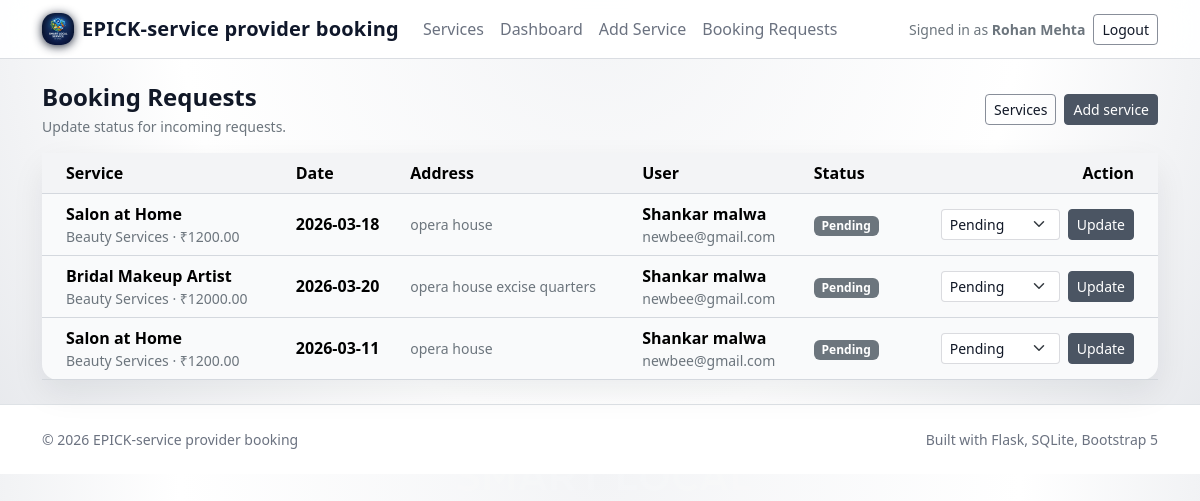
The page /provider/bookings (signed in) on the database its author committed.
### tables this page shows
CREATE TABLE users (
    id INTEGER PRIMARY KEY AUTOINCREMENT,
    name TEXT NOT NULL,
    email TEXT NOT NULL UNIQUE,
    password TEXT NOT NULL,
    role TEXT NOT NULL CHECK(role IN ('user', 'provider', 'admin'))
);

CREATE TABLE bookings (
    id INTEGER PRIMARY KEY AUTOINCREMENT,
    user_id INTEGER NOT NULL,
    service_id INTEGER NOT NULL,
    booking_date TEXT NOT NULL,
    address TEXT NOT NULL,
    status TEXT NOT NULL CHECK(status IN ('Pending', 'Accepted', 'Completed', 'Rejected')) DEFAULT 'Pending',
    FOREIGN KEY (user_id) REFERENCES users(id) ON DELETE CASCADE,
    FOREIGN KEY (service_id) REFERENCES services(id) ON DELETE CASCADE
);

CREATE TABLE services (
    id INTEGER PRIMARY KEY AUTOINCREMENT,
    provider_id INTEGER NOT NULL,
    service_type TEXT NOT NULL,
    category TEXT NOT NULL,
    price REAL NOT NULL CHECK(price >= 0),
    description TEXT NOT NULL,
    FOREIGN KEY (provider_id) REFERENCES users(id) ON DELETE CASCADE
);

### app.py (the view)
@app.route("/provider/bookings")
@role_required("provider")
def provider_bookings():
    rows = db_query(
        """
        SELECT
            b.id,
            b.booking_date,
            b.address,
            b.status,
            s.service_type,
            s.category,
            s.price,
            u.name AS user_name,
            u.email AS user_email
        FROM bookings b
        JOIN services s ON s.id = b.service_id
        JOIN users u ON u.id = b.user_id
        WHERE s.provider_id = ?
        ORDER BY b.id DESC
        """,
        (session["user_id"],),
    )
    return render_template("bookings.html", mode="provider", bookings=rows)

### app.py (called while the page is built)
def get_db() -> sqlite3.Connection:
    if "db" not in g:
        conn = sqlite3.connect(DB_PATH)
        conn.row_factory = sqlite3.Row  # Access columns like dict keys
        g.db = conn
    return g.db

def db_query(sql: str, params: tuple = (), one: bool = False):
    cur = get_db().execute(sql, params)
    rows = cur.fetchall()
    cur.close()
    return rows[0] if one and rows else rows

def current_user() -> Optional[Dict[str, Any]]:
    if "current_user" in g:
        return g.current_user
    user_id = session.get("user_id")
    if not user_id:
        g.current_user = None
        return None
    user = db_query(
        "SELECT id, name, email, role FROM users WHERE id = ?",
        (user_id,),
        one=True,
    )
    g.current_user = dict(user) if user else None
    return g.current_user

@app.context_processor
def inject_user():
    return {"current_user": current_user(), "datetime": datetime}

def role_required(*allowed_roles: str):
    def decorator(view_func):
        @wraps(view_func)
        def wrapper(*args, **kwargs):
            if not session.get("user_id"):
                flash("Please log in to continue.", "warning")
                return redirect(url_for("login", next=request.path))
            role = session.get("role")
            if role not in allowed_roles:
                abort(403)
            return view_func(*args, **kwargs)
        return wrapper
    return decorator

### templates/bookings.html (shortened to what this page needs)
{% extends "base.html" %}
{% block content %}
  <div class="d-flex flex-column flex-md-row align-items-start align-items-md-center justify-content-between gap-2 mb-3">
    <div>
      <h1 class="h4 fw-semibold mb-1">
        {% if mode == 'provider' %}Booking Requests{% else %}My Bookings{% endif %}
      </h1>
      <div class="text-secondary small">
        {% if mode == 'provider' %}
          Update status for incoming requests.
        {% else %}
          Track status of your requests.
        {% endif %}
      </div>
    </div>
    <div class="d-flex flex-wrap gap-2">
      <a class="btn btn-outline-dark btn-sm" href="{{ url_for('services') }}">Services</a>
      {% if mode == 'provider' %}
        <a class="btn btn-dark btn-sm" href="{{ url_for('add_service') }}">Add service</a>
      {% endif %}
    </div>
  </div>
  {% if bookings|length == 0 %}
    <div class="empty-state bg-white border rounded-4 p-4 shadow-sm">
      <h2 class="h5 fw-semibold mb-1">No bookings yet</h2>
      <p class="text-secondary mb-0">
        {% if mode == 'provider' %}
          When users book your services, requests will appear here.
        {% else %}
          Browse services and create your first booking.
        {% endif %}
      </p>
      {% if mode != 'provider' %}
        <div class="mt-3">
          <a class="btn btn-dark btn-sm" href="{{ url_for('services') }}">Explore services</a>
        </div>
      {% endif %}
    </div>
  {% else %}
    <div class="card border-0 shadow-sm rounded-4">
      <div class="table-responsive">
        <table class="table align-middle mb-0">
          <thead class="table-light">
            <tr>
              <th class="ps-4">Service</th>
              <th>Date</th>
              <th class="d-none d-lg-table-cell">Address</th>
              {% if mode == 'provider' %}
                <th>User</th>
              {% else %}
                <th>Provider</th>
              {% endif %}
              <th>Status</th>
              {% if mode == 'provider' %}
                <th class="pe-4 text-end">Action</th>
              {% endif %}
            </tr>
          </thead>
          <tbody>
            {% for b in bookings %}
              <tr>
                <td class="ps-4">
                  <div class="fw-semibold">{{ b.service_type }}</div>
                  <div class="small text-secondary">{{ b.category }} · ₹{{ "%.2f"|format(b.price) }}</div>
                </td>
                <td>
                  <div class="fw-semibold">{{ b.booking_date }}</div>
                </td>
                <td class="d-none d-lg-table-cell">
                  <div class="small text-secondary">{{ b.address }}</div>
                </td>
                <td>
                  {% if mode == 'provider' %}
                    <div class="fw-semibold">{{ b.user_name }}</div>
                    <div class="small text-secondary">{{ b.user_email }}</div>
                  {% else %}
                    <div class="fw-semibold">{{ b.provider_name }}</div>
                  {% endif %}
                </td>
                <td>
                  {% set badge =
                    'secondary' if b.status == 'Pending' else
                    'success' if b.status == 'Completed' else
                    'primary' if b.status == 'Accepted' else
                    'danger'
                  %}
                  <span class="badge text-bg-{{ badge }}">{{ b.status }}</span>
                </td>
                {% if mode == 'provider' %}
                  <td class="pe-4 text-end">
                    <form class="d-inline-flex gap-2" method="post" action="{{ url_for('update_booking_status', booking_id=b.id) }}">
                      <select class="form-select form-select-sm" name="status" aria-label="Update status">
                        {% for s in ['Pending','Accepted','Completed','Rejected'] %}
                          <option value="{{ s }}" {% if s == b.status %}selected{% endif %}>{{ s }}</option>
                        {% endfor %}
                      </select>
                      <button class="btn btn-dark btn-sm" type="submit">Update</button>
                    </form>
                  </td>
                {% endif %}
              </tr>
            {% endfor %}
          </tbody>
        </table>
      </div>
    </div>
  {% endif %}
{% endblock %}

### templates/base.html (shortened to what this page needs)
<!doctype html>
<html lang="en">
  <head>
    <link
      href="https://cdn.jsdelivr.net/npm/bootstrap@5.3.3/dist/css/bootstrap.min.css"
      rel="stylesheet"
    />
    <link rel="stylesheet" href="{{ url_for('static', filename='css/style.css') }}" />
  </head>
  <body class="bg-body-tertiary">
    <nav class="navbar navbar-expand-lg border-bottom sticky-top">
      <div class="container">
        <a class="navbar-brand fw-semibold d-flex align-items-center gap-2" href="{{ url_for('services') }}">
          <img
            src="{{ url_for('static', filename='images/epick-logo-main.png') }}"
            alt="EPICK logo"
            class="epick-logo-mark"
          />
          <span>EPICK-service provider booking</span>
        </a>
        <div class="collapse navbar-collapse" id="navMain">
          <ul class="navbar-nav me-auto mb-2 mb-lg-0">
            <li class="nav-item">
              <a class="nav-link" href="{{ url_for('services') }}">Services</a>
            </li>
            {% if current_user %}
              <li class="nav-item">
                <a class="nav-link" href="{{ url_for('dashboard') }}">Dashboard</a>
              </li>
              {% if current_user.role == 'provider' %}
                <li class="nav-item">
                  <a class="nav-link" href="{{ url_for('add_service') }}">Add Service</a>
                </li>
                <li class="nav-item">
                  <a class="nav-link" href="{{ url_for('provider_bookings') }}">Booking Requests</a>
                </li>
              {% endif %}
            {% endif %}
          </ul>
          <ul class="navbar-nav ms-auto">
            {% if current_user %}
              <li class="nav-item d-none d-lg-flex align-items-center me-2">
                <span class="small text-secondary">
                  Signed in as <span class="fw-semibold">{{ current_user.name }}</span>
                </span>
              </li>
              <li class="nav-item">
                <a class="btn btn-outline-dark btn-sm" href="{{ url_for('logout') }}">Logout</a>
              </li>
            {% endif %}
          </ul>
        </div>
      </div>
    </nav>
    <main class="py-4">
      <div class="container">
        {% block content %}{% endblock %}
      </div>
    </main>
    <footer class="py-4 border-top bg-white">
      <div class="container d-flex flex-column flex-md-row align-items-start align-items-md-center justify-content-between gap-2">
        <div class="small text-secondary">
          © {{ datetime.utcnow().year if datetime is defined else "2026" }} EPICK-service provider booking
        </div>
        <div class="small text-secondary">
          Built with Flask, SQLite, Bootstrap 5
        </div>
      </div>
    </footer>
  </body>
</html>

### static/css/style.css (style rules this page uses)
:root { --card-radius: 1rem; --bg-main: #ffffff; --bg-elevated: #f9fafb; --bg-soft: #f3f4f6; --border-subtle: rgba(107, 114, 128, 0.25); --text-main: #111827; --text-muted: #6b7280; --primary: #4b5563; --accent: #9ca3af; --primary-soft: rgba(75, 85, 99, 0.08); }
body { font-feature-settings: "ss01" 1, "ss02" 1; background: radial-gradient(circle at top, #f3f4f6 0, #ffffff 55%, #e5e7eb 100%); color: var(--text-main); }
body::before { content: ""; position: fixed; inset: 0; pointer-events: none; background-image: url("/static/images/epick-logo-main.png"); background-repeat: no-repeat; background-position: center center; background-size: min(55vw, 520px); opacity: 0.12; filter: drop-shadow(0 0 32px rgba(15, 23, 42, 0.35)); mix-blend-mode: lighten; z-index: -1; }
.bg-body-tertiary { background-color: transparent !important; }
.navbar { background: rgba(255, 255, 255, 0.92) !important; backdrop-filter: blur(20px); border-color: rgba(209, 213, 219, 0.8) !important; }
.navbar-brand { letter-spacing: 0.2px; color: #0f172a !important; }
.epick-logo-mark { height: 32px; width: 32px; object-fit: contain; border-radius: 0.8rem; box-shadow: 0 0.1rem 0.6rem rgba(15, 23, 42, 0.9); }
.navbar .nav-link { color: var(--text-muted) !important; }
main > .container { color: var(--text-main); }
.card, .empty-state, .modal-content { background: var(--bg-elevated); border-color: var(--border-subtle); color: var(--text-main); }
.rounded-4 { border-radius: var(--card-radius) !important; }
.shadow-sm { box-shadow: 0 0.8rem 2rem rgba(15, 23, 42, 0.08) !important; }
footer { background: #ffffff !important; border-color: rgba(209, 213, 219, 0.8) !important; }
footer .small { color: var(--text-muted) !important; }
.btn-dark { background-color: var(--primary); border-color: var(--primary); }
.btn-outline-dark { border-color: rgba(107, 114, 128, 0.8); color: #111827; }
.form-control, .form-select, textarea { background-color: #ffffff; border-color: var(--border-subtle); color: var(--text-main); }
.table { color: var(--text-main); }
.table-light { background-color: #f3f4f6 !important; }
.table > :not(caption) > * > * { background-color: transparent; border-color: rgba(209, 213, 219, 0.9); }

### rows shown on the page
users: name "Rohan Mehta"
bookings: service_type "Salon at Home", category "Beauty Services", booking_date "2026-03-18", address "opera house", user_name "Shankar malwa", user_email "newbee@gmail.com", status "Pending"
services: price "1200.00"
bookings: service_type "Bridal Makeup Artist", category "Beauty Services", booking_date "2026-03-20", address "opera house excise quarters", user_name "Shankar malwa", user_email "newbee@gmail.com", status "Pending"
services: price "12000.00"
bookings: service_type "Salon at Home", category "Beauty Services", booking_date "2026-03-11", address "opera house", user_name "Shankar malwa", user_email "newbee@gmail.com", status "Pending"
